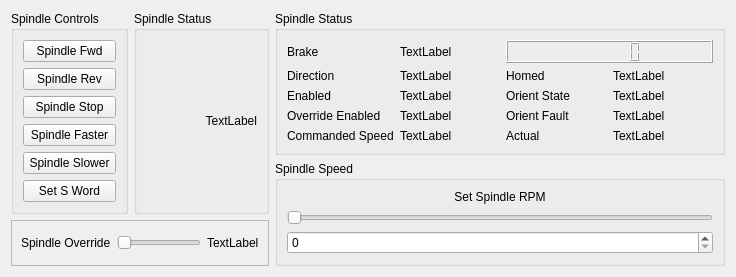
      <widget class="QWidget" name="tab_8">
       <attribute name="title">
        <string>Spindle</string>
       </attribute>
       <layout class="QGridLayout" name="gridLayout_22">
        <item row="0" column="0" rowspan="2">
         <widget class="QGroupBox" name="groupBox_5">
          <property name="title">
           <string>Spindle Controls</string>
          </property>
          <layout class="QGridLayout" name="gridLayout_14">
           <item row="1" column="0">
            <widget class="QPushButton" name="spindle_rev_pb">
             <property name="text">
              <string>Spindle Rev</string>
             </property>
            </widget>
           </item>
           <item row="2" column="0">
            <widget class="QPushButton" name="spindle_stop_pb">
             <property name="text">
              <string>Spindle Stop</string>
             </property>
            </widget>
           </item>
           <item row="4" column="0">
            <widget class="QPushButton" name="spindle_minus_pb">
             <property name="text">
              <string>Spindle Slower</string>
             </property>
            </widget>
           </item>
           <item row="3" column="0">
            <widget class="QPushButton" name="spindle_plus_pb">
             <property name="text">
              <string>Spindle Faster</string>
             </property>
            </widget>
           </item>
           <item row="0" column="0">
            <widget class="QPushButton" name="spindle_fwd_pb">
             <property name="text">
              <string>Spindle Fwd</string>
             </property>
            </widget>
           </item>
           <item row="5" column="0">
            <widget class="QPushButton" name="set_speed_0_pb">
             <property name="text">
              <string>Set S Word</string>
             </property>
            </widget>
           </item>
          </layout>
         </widget>
        </item>
        <item row="1" column="3" rowspan="2">
         <widget class="QGroupBox" name="groupBox_7">
          <property name="title">
           <string>Spindle Speed</string>
          </property>
          <layout class="QGridLayout" name="gridLayout_16">
           <item row="2" column="0">
            <widget class="QSpinBox" name="spindle_speed_sb">
             <property name="minimumSize">
              <size>
               <width>100</width>
               <height>0</height>
              </size>
             </property>
            </widget>
           </item>
           <item row="0" column="0">
            <widget class="QLabel" name="label_26">
             <property name="text">
              <string>Set Spindle RPM</string>
             </property>
             <property name="alignment">
              <set>Qt::AlignCenter</set>
             </property>
            </widget>
           </item>
           <item row="1" column="0">
            <widget class="QSlider" name="spindle_speed_sl">
             <property name="sizePolicy">
              <sizepolicy hsizetype="Minimum" vsizetype="Fixed">
               <horstretch>0</horstretch>
               <verstretch>0</verstretch>
              </sizepolicy>
             </property>
             <property name="orientation">
              <enum>Qt::Horizontal</enum>
             </property>
            </widget>
           </item>
          </layout>
         </widget>
        </item>
        <item row="2" column="0" colspan="3">
         <widget class="QFrame" name="frame_5">
          <property name="frameShape">
           <enum>QFrame::StyledPanel</enum>
          </property>
          <property name="frameShadow">
           <enum>QFrame::Raised</enum>
          </property>
          <layout class="QGridLayout" name="gridLayout_21">
           <item row="0" column="0">
            <widget class="QLabel" name="label_25">
             <property name="text">
              <string>Spindle Override</string>
             </property>
            </widget>
           </item>
           <item row="0" column="1">
            <widget class="QSlider" name="spindle_override_sl">
             <property name="orientation">
              <enum>Qt::Horizontal</enum>
             </property>
            </widget>
           </item>
           <item row="0" column="2">
            <widget class="QLabel" name="spindle_override_0_lb">
             <property name="text">
              <string>TextLabel</string>
             </property>
            </widget>
           </item>
          </layout>
         </widget>
        </item>
        <item row="0" column="1" rowspan="2" colspan="2">
         <widget class="QGroupBox" name="groupBox_18">
          <property name="title">
           <string>Spindle Status</string>
          </property>
          <layout class="QGridLayout" name="gridLayout_37">
           <item row="0" column="0">
            <widget class="QLabel" name="rpm_lb">
             <property name="text">
              <string>TextLabel</string>
             </property>
             <property name="alignment">
              <set>Qt::AlignRight|Qt::AlignTrailing|Qt::AlignVCenter</set>
             </property>
             <property name="function" stdset="0">
              <string>hal_avr_f</string>
             </property>
             <property name="pin_name" stdset="0">
              <string>average-rpm</string>
             </property>
             <property name="hal_type" stdset="0">
              <string>HAL_FLOAT</string>
             </property>
             <property name="samples" stdset="0">
              <number>15</number>
             </property>
             <property name="precision" stdset="0">
              <number>0</number>
             </property>
             <property name="rounding" stdset="0">
              <number>1</number>
             </property>
            </widget>
           </item>
          </layout>
         </widget>
        </item>
        <item row="0" column="3">
         <widget class="QGroupBox" name="groupBox_6">
          <property name="minimumSize">
           <size>
            <width>450</width>
            <height>0</height>
           </size>
          </property>
          <property name="title">
           <string>Spindle Status</string>
          </property>
          <layout class="QGridLayout" name="gridLayout_15">
           <item row="2" column="1">
            <widget class="QLabel" name="spindle_enabled_0_lb">
             <property name="text">
              <string>TextLabel</string>
             </property>
            </widget>
           </item>
           <item row="3" column="0">
            <widget class="QLabel" name="label_34">
             <property name="text">
              <string>Override Enabled</string>
             </property>
            </widget>
           </item>
           <item row="0" column="1">
            <widget class="QLabel" name="spindle_brake_0_lb">
             <property name="text">
              <string>TextLabel</string>
             </property>
            </widget>
           </item>
           <item row="3" column="1">
            <widget class="QLabel" name="spindle_override_enabled_0_lb">
             <property name="text">
              <string>TextLabel</string>
             </property>
            </widget>
           </item>
           <item row="0" column="0">
            <widget class="QLabel" name="label_18">
             <property name="text">
              <string>Brake</string>
             </property>
            </widget>
           </item>
           <item row="1" column="0">
            <widget class="QLabel" name="label_19">
             <property name="text">
              <string>Direction</string>
             </property>
            </widget>
           </item>
           <item row="2" column="0">
            <widget class="QLabel" name="label_20">
             <property name="text">
              <string>Enabled</string>
             </property>
            </widget>
           </item>
           <item row="1" column="1">
            <widget class="QLabel" name="spindle_direction_0_lb">
             <property name="text">
              <string>TextLabel</string>
             </property>
            </widget>
           </item>
           <item row="4" column="0">
            <widget class="QLabel" name="label_35">
             <property name="text">
              <string>Commanded Speed</string>
             </property>
            </widget>
           </item>
           <item row="4" column="1">
            <widget class="QLabel" name="spindle_speed_0_lb">
             <property name="text">
              <string>TextLabel</string>
             </property>
            </widget>
           </item>
           <item row="1" column="2">
            <widget class="QLabel" name="label_21">
             <property name="text">
              <string>Homed</string>
             </property>
            </widget>
           </item>
           <item row="1" column="3">
            <widget class="QLabel" name="spindle_homed_0_lb">
             <property name="text">
              <string>TextLabel</string>
             </property>
            </widget>
           </item>
           <item row="2" column="2">
            <widget class="QLabel" name="label_27">
             <property name="text">
              <string>Orient State</string>
             </property>
            </widget>
           </item>
           <item row="2" column="3">
            <widget class="QLabel" name="spindle_orient_state_0_lb">
             <property name="text">
              <string>TextLabel</string>
             </property>
            </widget>
           </item>
           <item row="3" column="2">
            <widget class="QLabel" name="label_24">
             <property name="text">
              <string>Orient Fault</string>
             </property>
            </widget>
           </item>
           <item row="3" column="3">
            <widget class="QLabel" name="spindle_orient_fault_0_lb">
             <property name="text">
              <string>TextLabel</string>
             </property>
            </widget>
           </item>
           <item row="4" column="2">
            <widget class="QLabel" name="label_33">
             <property name="text">
              <string>Actual</string>
             </property>
            </widget>
           </item>
           <item row="4" column="3">
            <widget class="QLabel" name="spindle_speed_0_lb_2">
             <property name="text">
              <string>TextLabel</string>
             </property>
            </widget>
           </item>
           <item row="0" column="2" colspan="2">
            <widget class="QLCDNumber" name="spindle_speed_0_lcd">
             <property name="font">
              <font>
               <family>Monospace</family>
               <pointsize>12</pointsize>
               <weight>75</weight>
               <bold>true</bold>
              </font>
             </property>
             <property name="digitCount">
              <number>6</number>
             </property>
            </widget>
           </item>
          </layout>
         </widget>
        </item>
       </layout>
      </widget>
